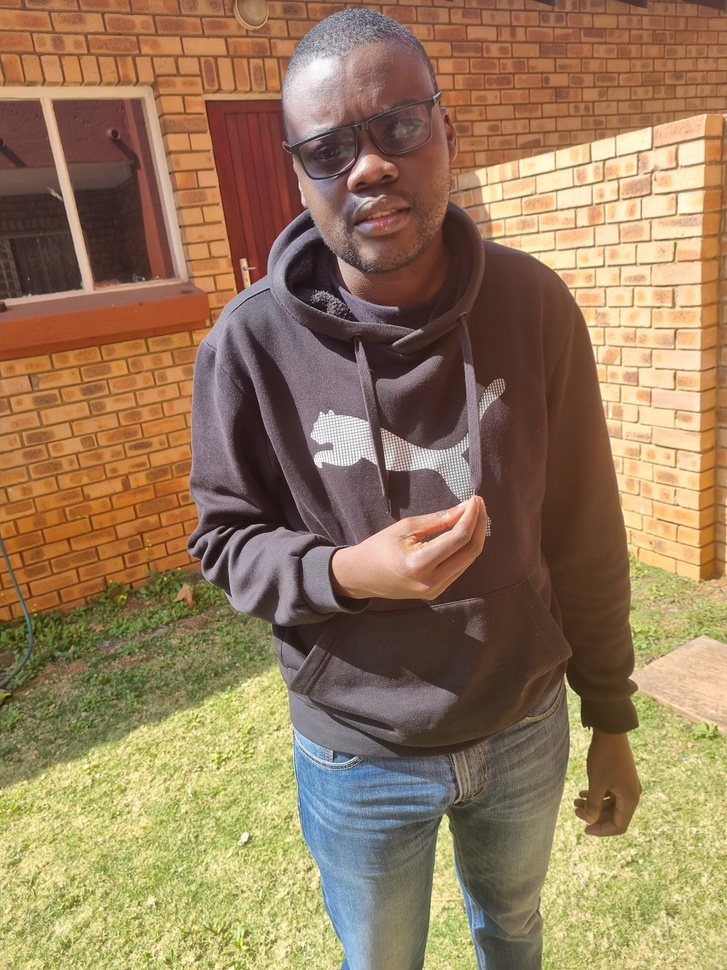
#> input picture Projects/Image_Processing/Image Conversion/Input_Image.jpg, 727 x 970 px, shrunk from 3024 x 4032 before the run, found by its file name
$ python Assignment1_conversion.py
#> lines starting #> are read from the running program, lines starting #| are printed output that depends on the picture
import sys
import matplotlib.pyplot as plt
import matplotlib.image as mpimg
import PIL
from PIL import Image


image = mpimg.imread(r'C:\Input_Image.JPG')
#> image is the input picture: shape (970, 727, 3); mean R, G, B 149.6, 122.5, 91.2


R, G, B = image[:,:,0], image[:,:,1], image[:,:,2]
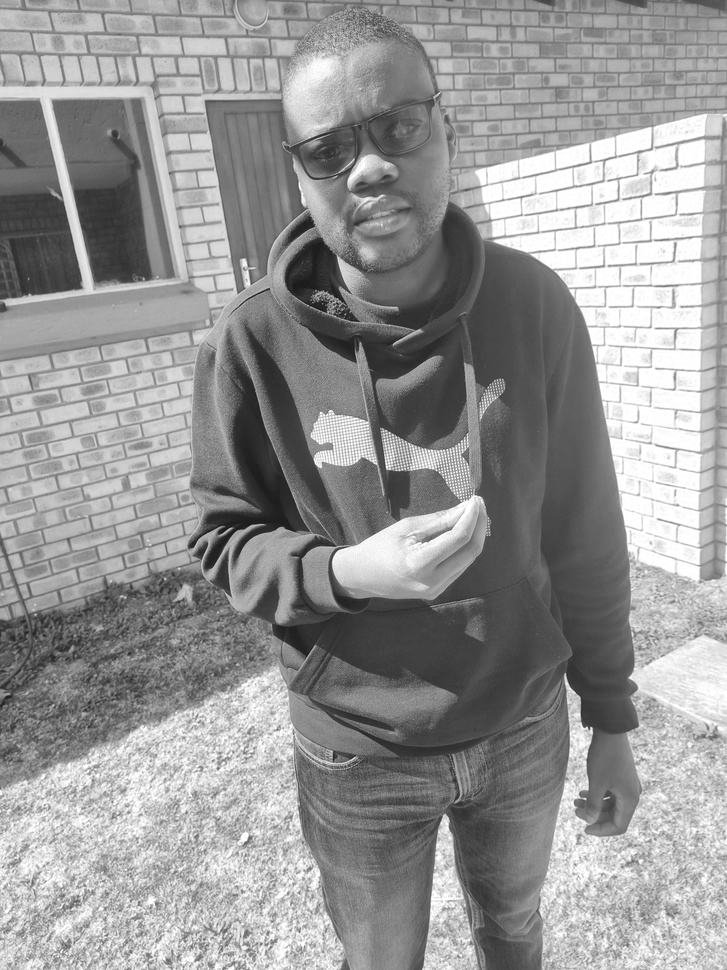
#> R: shape (970, 727); min 18, max 255, mean 149.6
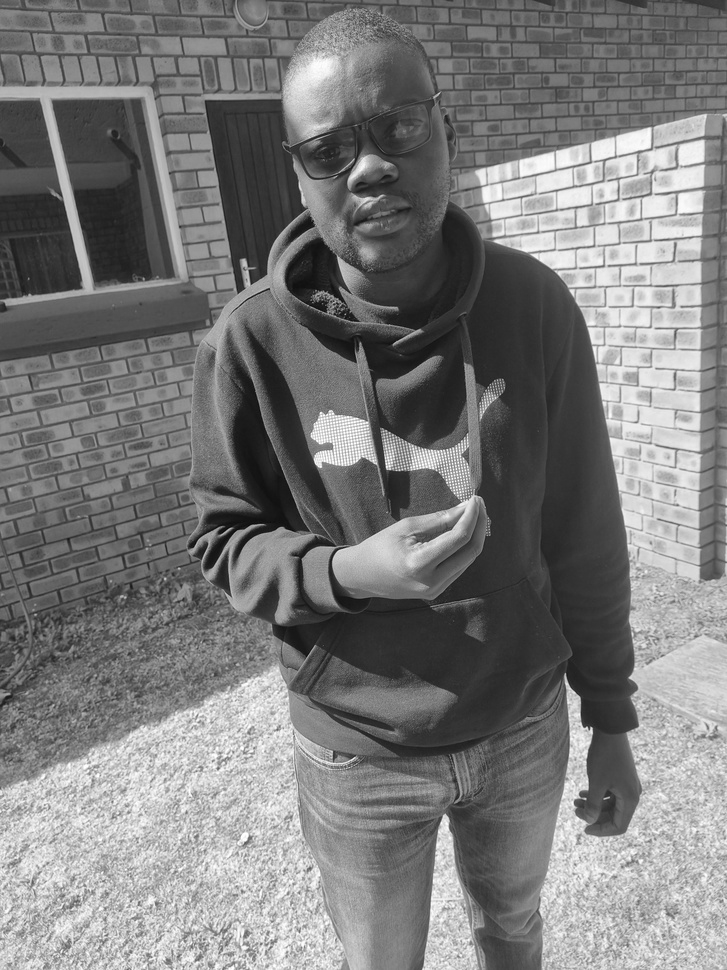
#> G: shape (970, 727); min 6, max 255, mean 122.5
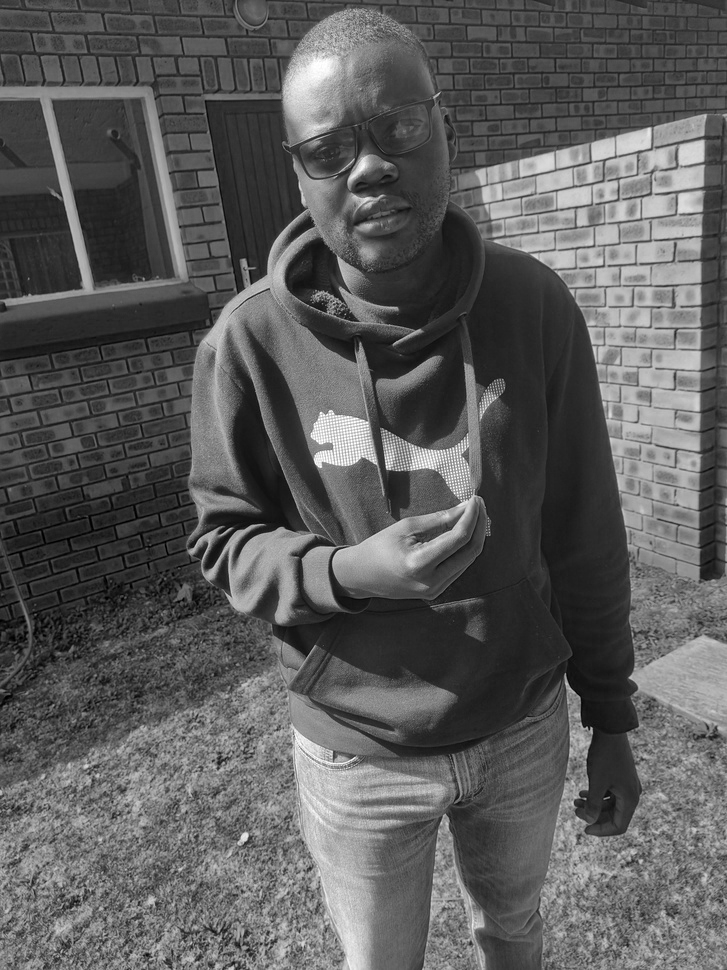
#> B: shape (970, 727); min 0, max 255, mean 91.2
imageGray = 0.2989 * R + 0.5870 * G + 0.1140 * B

H, S, V = image[:,:,0], image[:,:,1], image[:,:,2]
imageHSV = 0.2989 * H + 0.5870 * S + 0.1140 * V

rows = 1
columns = 2


plt.subplot(rows, columns, 1)
plt.imshow(imageGray, cmap='gray')
plt.axis('off')
plt.title("Grayscale")
plt.subplot(rows, columns, 2)
plt.imshow(imageHSV, cmap='hsv')
plt.axis('off')
plt.title("HSV")
plt.show()
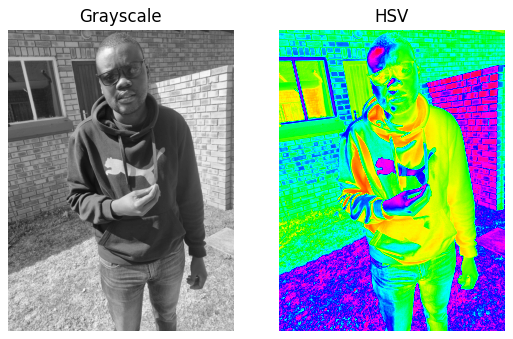
#> figure drawn by matplotlib, 2 panels
